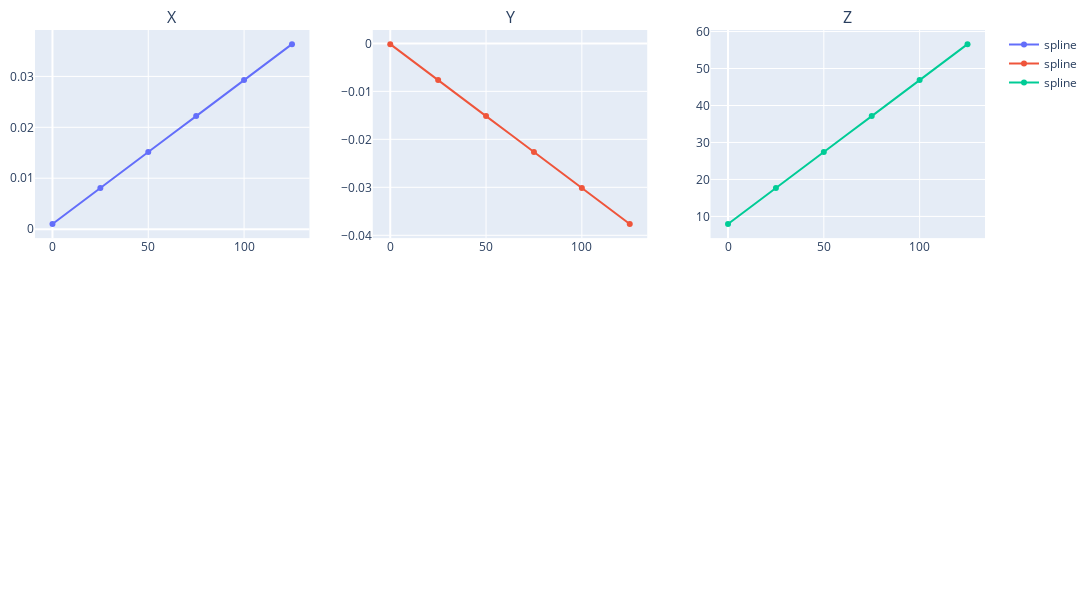

The cell this chart's notebook holds for it:
### Code cell
fig = make_subplots(
    rows=2,
    cols=3,
    subplot_titles=("X", "Y", "Z"),
)

for i in range(3):
    scatter = go.Scatter(
        x=result_matrix[:, 0],
        y=result_matrix[:, i + 1],
        name="spline",
        text=["tweak line smoothness<br>with 'smoothing' in line object"],
        hoverinfo="text+name",
        line_shape="spline",
    )
    fig.add_trace(scatter, row=1, col=i + 1)

fig.update_layout(
    width=1200,  # Adjusted for 6 plots
    height=600,
    margin=dict(l=10, r=10, t=30, b=10),
)

display(fig)

### Figure 1 — Plotly figure (JSON) as saved in the notebook; plotly's stock layout.template omitted (floating-point values rounded to 4 significant figures)
{"data": [{"hoverinfo": "text+name", "line": {"shape": "spline"}, "name": "spline", "text": ["tweak line smoothness<br>with 'smoothing' in line object"], "type": "scatter", "x": [0, 25, 50, 75, 100, 125], "xaxis": "x", "y": [0.001017, 0.00808, 0.01514, 0.02221, 0.02927, 0.03633], "yaxis": "y"}, {"hoverinfo": "text+name", "line": {"shape": "spline"}, "name": "spline", "text": ["tweak line smoothness<br>with 'smoothing' in line object"], "type": "scatter", "x": [0, 25, 50, 75, 100, 125], "xaxis": "x2", "y": [-0.0001603, -0.007656, -0.01515, -0.02265, -0.03014, -0.03764], "yaxis": "y2"}, {"hoverinfo": "text+name", "line": {"shape": "spline"}, "name": "spline", "text": ["tweak line smoothness<br>with 'smoothing' in line object"], "type": "scatter", "x": [0, 25, 50, 75, 100, 125], "xaxis": "x3", "y": [7.954, 17.68, 27.41, 37.14, 46.86, 56.59], "yaxis": "y3"}], "layout": {"annotations": [{"font": {"size": 16}, "showarrow": false, "text": "X", "x": 0.1444, "xanchor": "center", "xref": "paper", "y": 1, "yanchor": "bottom", "yref": "paper"}, {"font": {"size": 16}, "showarrow": false, "text": "Y", "x": 0.5, "xanchor": "center", "xref": "paper", "y": 1, "yanchor": "bottom", "yref": "paper"}, {"font": {"size": 16}, "showarrow": false, "text": "Z", "x": 0.8556, "xanchor": "center", "xref": "paper", "y": 1, "yanchor": "bottom", "yref": "paper"}], "height": 600, "margin": {"b": 10, "l": 10, "r": 10, "t": 30}, "width": 1200, "xaxis": {"anchor": "y", "domain": [0, 0.2889]}, "xaxis2": {"anchor": "y2", "domain": [0.3556, 0.6444]}, "xaxis3": {"anchor": "y3", "domain": [0.7111, 1]}, "xaxis4": {"anchor": "y4", "domain": [0, 0.2889]}, "xaxis5": {"anchor": "y5", "domain": [0.3556, 0.6444]}, "xaxis6": {"anchor": "y6", "domain": [0.7111, 1]}, "yaxis": {"anchor": "x", "domain": [0.625, 1]}, "yaxis2": {"anchor": "x2", "domain": [0.625, 1]}, "yaxis3": {"anchor": "x3", "domain": [0.625, 1]}, "yaxis4": {"anchor": "x4", "domain": [0, 0.375]}, "yaxis5": {"anchor": "x5", "domain": [0, 0.375]}, "yaxis6": {"anchor": "x6", "domain": [0, 0.375]}}}
